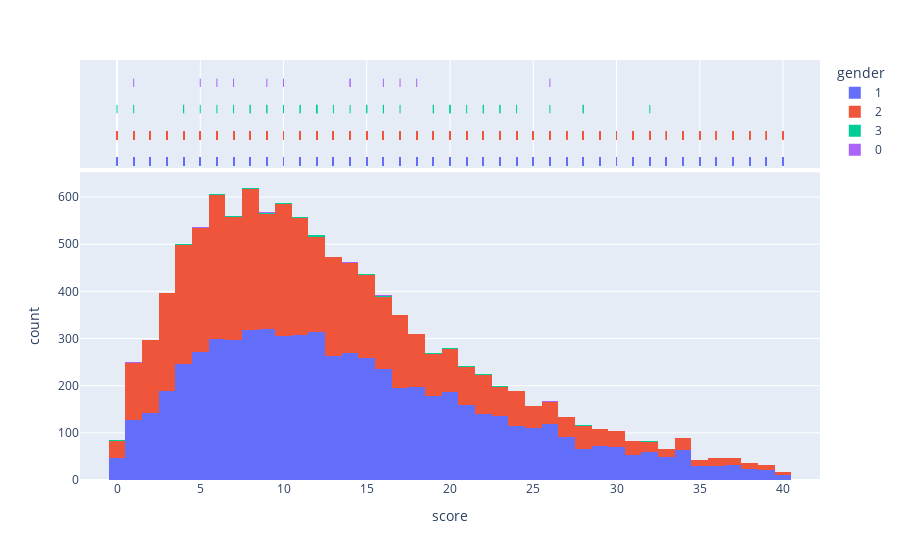

Write notebook code for a chart like this one.
### Code cell
px.histogram(
    df, x="score", color="gender", marginal="rug",
)

### Figure 1 — Plotly figure (JSON) as saved in the notebook; plotly's stock layout.template omitted (floating-point values rounded to 4 significant figures; data arrays with more than 128 entries replaced by an {"elided": "..."} marker saying what was removed)
{"data": [{"alignmentgroup": "True", "bingroup": "x", "hovertemplate": "gender=1<br>score=%{x}<br>count=%{y}<extra></extra>", "legendgroup": "1", "marker": {"color": "#636efa", "pattern": {"shape": ""}}, "name": "1", "offsetgroup": "1", "orientation": "v", "showlegend": true, "type": "histogram", "x": {"elided": "6425 int values"}, "xaxis": "x", "yaxis": "y"}, {"alignmentgroup": "True", "boxpoints": "all", "fillcolor": "rgba(255,255,255,0)", "hoveron": "points", "hovertemplate": "gender=1<br>score=%{x}<extra></extra>", "jitter": 0, "legendgroup": "1", "line": {"color": "rgba(255,255,255,0)"}, "marker": {"color": "#636efa", "symbol": "line-ns-open"}, "name": "1", "offsetgroup": "1", "showlegend": false, "type": "box", "x": {"elided": "6425 int values"}, "xaxis": "x2", "yaxis": "y2"}, {"alignmentgroup": "True", "bingroup": "x", "hovertemplate": "gender=2<br>score=%{x}<br>count=%{y}<extra></extra>", "legendgroup": "2", "marker": {"color": "#EF553B", "pattern": {"shape": ""}}, "name": "2", "offsetgroup": "2", "orientation": "v", "showlegend": true, "type": "histogram", "x": {"elided": "4766 int values"}, "xaxis": "x", "yaxis": "y"}, {"alignmentgroup": "True", "boxpoints": "all", "fillcolor": "rgba(255,255,255,0)", "hoveron": "points", "hovertemplate": "gender=2<br>score=%{x}<extra></extra>", "jitter": 0, "legendgroup": "2", "line": {"color": "rgba(255,255,255,0)"}, "marker": {"color": "#EF553B", "symbol": "line-ns-open"}, "name": "2", "offsetgroup": "2", "showlegend": false, "type": "box", "x": {"elided": "4766 int values"}, "xaxis": "x2", "yaxis": "y2"}, {"alignmentgroup": "True", "bingroup": "x", "hovertemplate": "gender=3<br>score=%{x}<br>count=%{y}<extra></extra>", "legendgroup": "3", "marker": {"color": "#00cc96", "pattern": {"shape": ""}}, "name": "3", "offsetgroup": "3", "orientation": "v", "showlegend": true, "type": "histogram", "x": [20, 28, 8, 15, 10, 16, 4, 23, 6, 20, 4, 8, 1, 9, 22, 13, 22, 23, 14, 28, 12, 17, 11, 21, 16, 12, 19, 12, 15, 26, 19, 11, 7, 20, 12, 24, 5, 0, 9, 32], "xaxis": "x", "yaxis": "y"}, {"alignmentgroup": "True", "boxpoints": "all", "fillcolor": "rgba(255,255,255,0)", "hoveron": "points", "hovertemplate": "gender=3<br>score=%{x}<extra></extra>", "jitter": 0, "legendgroup": "3", "line": {"color": "rgba(255,255,255,0)"}, "marker": {"color": "#00cc96", "symbol": "line-ns-open"}, "name": "3", "offsetgroup": "3", "showlegend": false, "type": "box", "x": [20, 28, 8, 15, 10, 16, 4, 23, 6, 20, 4, 8, 1, 9, 22, 13, 22, 23, 14, 28, 12, 17, 11, 21, 16, 12, 19, 12, 15, 26, 19, 11, 7, 20, 12, 24, 5, 0, 9, 32], "xaxis": "x2", "yaxis": "y2"}, {"alignmentgroup": "True", "bingroup": "x", "hovertemplate": "gender=0<br>score=%{x}<br>count=%{y}<extra></extra>", "legendgroup": "0", "marker": {"color": "#ab63fa", "pattern": {"shape": ""}}, "name": "0", "offsetgroup": "0", "orientation": "v", "showlegend": true, "type": "histogram", "x": [17, 16, 26, 1, 6, 10, 14, 9, 7, 5, 18, 14], "xaxis": "x", "yaxis": "y"}, {"alignmentgroup": "True", "boxpoints": "all", "fillcolor": "rgba(255,255,255,0)", "hoveron": "points", "hovertemplate": "gender=0<br>score=%{x}<extra></extra>", "jitter": 0, "legendgroup": "0", "line": {"color": "rgba(255,255,255,0)"}, "marker": {"color": "#ab63fa", "symbol": "line-ns-open"}, "name": "0", "offsetgroup": "0", "showlegend": false, "type": "box", "x": [17, 16, 26, 1, 6, 10, 14, 9, 7, 5, 18, 14], "xaxis": "x2", "yaxis": "y2"}], "layout": {"barmode": "relative", "legend": {"title": {"text": "gender"}, "tracegroupgap": 0}, "margin": {"t": 60}, "xaxis": {"anchor": "y", "domain": [0, 1], "title": {"text": "score"}}, "xaxis2": {"anchor": "y2", "domain": [0, 1], "matches": "x", "showgrid": true, "showticklabels": false}, "yaxis": {"anchor": "x", "domain": [0, 0.7326], "title": {"text": "count"}}, "yaxis2": {"anchor": "x2", "domain": [0.7426, 1], "matches": "y2", "showgrid": false, "showline": false, "showticklabels": false, "ticks": ""}}}
